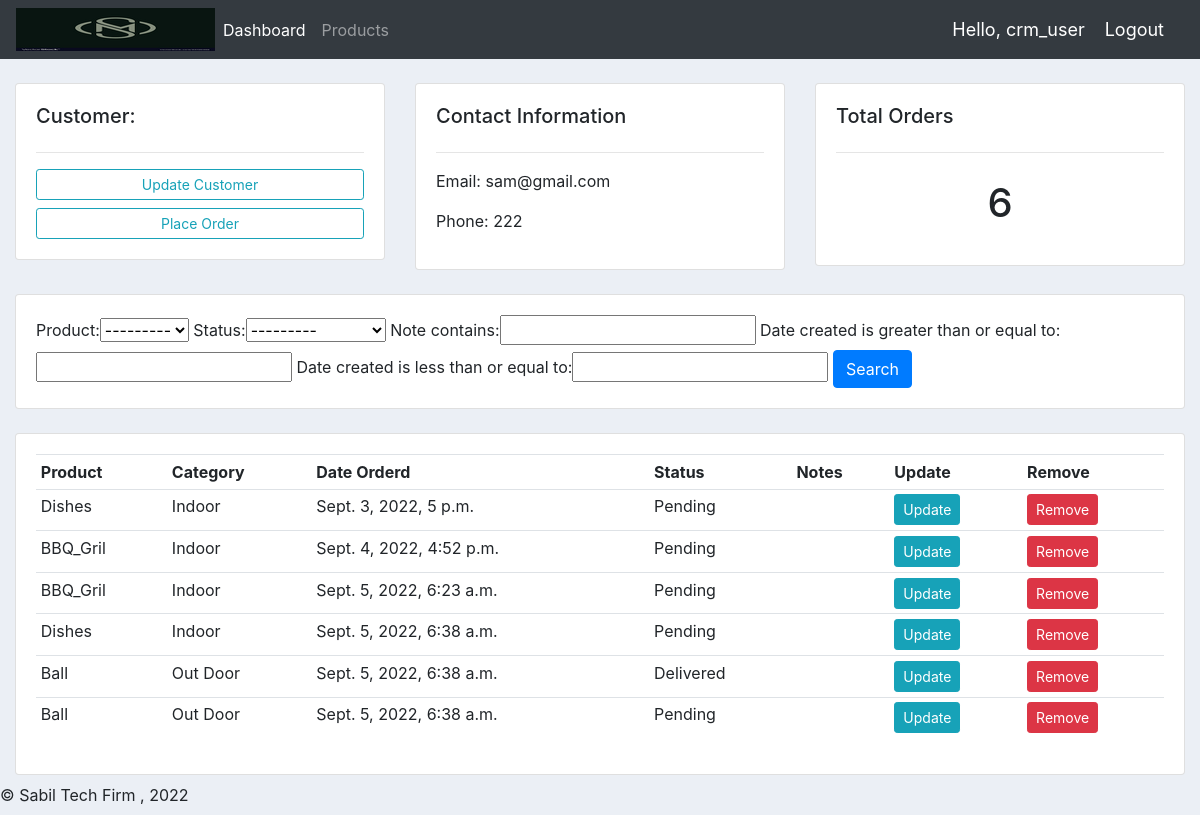
The app's page /customer/1/ (signed in) with its own data.
### accounts/models.py (models this page shows, shortened)
class Customer(models.Model):
	user = models.OneToOneField(User, null=True, blank=True, on_delete=models.CASCADE)
	name = models.CharField(max_length=200, null=True)
	phone = models.CharField(max_length=200, null=True)
	email = models.CharField(max_length=200, null=True)
	profile_pic = models.ImageField(default="profile1.png", null=True, blank=True)
	date_created = models.DateTimeField(auto_now_add=True, null=True)

class Order(models.Model):
	STATUS = (
			('Pending', 'Pending'),
			('Out for delivery', 'Out for delivery'),
			('Delivered', 'Delivered'),
			)
	customer = models.ForeignKey(Customer, null=True, on_delete= models.SET_NULL)
	product = models.ForeignKey(Product, null=True, on_delete= models.SET_NULL)
	date_created = models.DateTimeField(auto_now_add=True, null=True)
	status = models.CharField(max_length=200, null=True, choices=STATUS)
	note = models.CharField(max_length=1000, null=True)

class Product(models.Model):
	CATEGORY = (
			('Indoor', 'Indoor'),
			('Out Door', 'Out Door'),
			)
	name = models.CharField(max_length=200, null=True)
	price = models.FloatField(null=True)
	category = models.CharField(max_length=200, null=True, choices=CATEGORY)
	description = models.CharField(max_length=200, null=True, blank=True)
	date_created = models.DateTimeField(auto_now_add=True, null=True)
	tags = models.ManyToManyField(Tag)
	def __str__(self):
		return self.name

### accounts/decorators.py (the view)
		def wrapper_func(request, *args, **kwargs):
			group = None
			if request.user.groups.exists():
				group = request.user.groups.all()[0].name
			if group in allowed_roles:
				return view_func(request, *args, **kwargs)
			else:
				return HttpResponse('You are not authorized to view this page')

### accounts/views.py (called while the page is built)
@login_required(login_url='login')
@allowed_users(allowed_roles=['admin'])
def customer(request,pk):
    customer=Customer.objects.get(id=pk)
    orders=customer.order_set.all()
    order_count=orders.count()
    myFilter=OrderFilter(request.GET,queryset=orders)
    orders=myFilter.qs
    context={'customer':customer,'orders':orders,'order_count':order_count,'myFilter':myFilter}
    return render(request,'accounts/customer.html',context)

### accounts/templates/accounts/customer.html
{%  extends 'accounts/main.html' %}
{% block content %}
	<br>
<div class="row">
	<div class="col-md">
		<div class="card card-body">
			<h5>Customer:</h5>
			<hr>
			<a class="btn btn-outline-info  btn-sm btn-block" href="">Update Customer</a>
			<a class="btn btn-outline-info  btn-sm btn-block" href="{%url 'create_order' customer.id%}">Place Order</a>
		</div>
	</div>
	<div class="col-md">
		<div class="card card-body">
			<h5>Contact Information</h5>
			<hr>
			<p>Email: {{customer.email}} </p>
			<p>Phone: {{customer.phone}} </p>
		</div>
	</div>
	<div class="col-md">
		<div class="card card-body">
			<h5>Total Orders</h5>
			<hr>
					<h1 style="text-align: center;padding: 10px">{{order_count}}</h1>
		</div>
	</div>
</div>
<br>
<div class="row">
	<div class="col">
		<div class="card card-body">
			<form method="get">
				{{myFilter.form}}
		    <button class="btn btn-primary" type="submit">Search</button>
		  </form>
		</div>
	</div>
</div>
<br>
<div class="row">
	<div class="col-md">
		<div class="card card-body">
			<table class="table table-sm">
				<tr>
					<th>Product</th>
					<th>Category</th>
					<th>Date Orderd</th>
					<th>Status</th>
					<th>Notes</th>
					<th>Update</th>
					<th>Remove</th>
				</tr>
				{%for order in orders%}
				<tr>
					<td>{{order.product}}</td>
					<td>{{order.product.category}}</td>
					<td>{{order.date_created}}</td>
					<td>{{order.status}}</td>
					<td>{{order.notes}}</td>
					<td><a class="btn btn-sm btn-info" href="{%url 'update_order' order.id%}">Update</a></td>
					<td><a class="btn btn-sm btn-danger" href="{%url 'delete_order' order.id%}">Remove</a></td>
				</tr>
				{%endfor%}
			</table>
		</div>
	</div>
</div>
{% endblock %}

### accounts/templates/accounts/navbar.html (shortened to what this page needs)
{% load static %}
<nav class="navbar navbar-expand-lg navbar-dark bg-dark">
 <img src="{% static 'images/logo.png' %}">
  <div class="collapse navbar-collapse" id="navbarNav">
    <ul class="navbar-nav">
      {%if request.user.is_staff%}
        <li class="nav-item active">
          <a class="nav-link" href="{% url 'home' %}">Dashboard</a>
        </li>
        <li class="nav-item">
          <a class="nav-link" href="{% url 'products' %}">Products</a>
        </li>
      {% else %}
        <li class="nav-item">
          <a class="nav-link" href="{% url 'account' %}">Settings</a>
        </li>
      {% endif %}
    </ul>
  </div>
  <span class="hello-msg">Hello, {{request.user}}</span>
  <span ><a  class="hello-msg" href="{% url 'logout' %}">Logout</a></span>
</nav>

### static/css/main.css (style rules this page uses)
body { background-color: #ebeff5; }

### accounts/templates/accounts/navbar.html (style rules this page uses)
.hello-msg { font-size: 18px; color: #fff; margin-right: 20px; }

### records on screen
Customer: email "sam@gmail.com", phone "222"
Order: product "Dishes", product.category "Indoor", date_created "Sept. 3, 2022, 5 p.m.", status "Pending"
Order: product "BBQ_Gril", product.category "Indoor", date_created "Sept. 4, 2022, 4:52 p.m.", status "Pending"
Order: product "BBQ_Gril", product.category "Indoor", date_created "Sept. 5, 2022, 6:23 a.m.", status "Pending"
Order: product "Dishes", product.category "Indoor", date_created "Sept. 5, 2022, 6:38 a.m.", status "Pending"
Order: product "Ball", product.category "Out Door", date_created "Sept. 5, 2022, 6:38 a.m.", status "Delivered"
Order: product "Ball", product.category "Out Door", date_created "Sept. 5, 2022, 6:38 a.m.", status "Pending"

### other values on screen
{{ request.user }} "crm_user"
{{ order_count }} "6"
